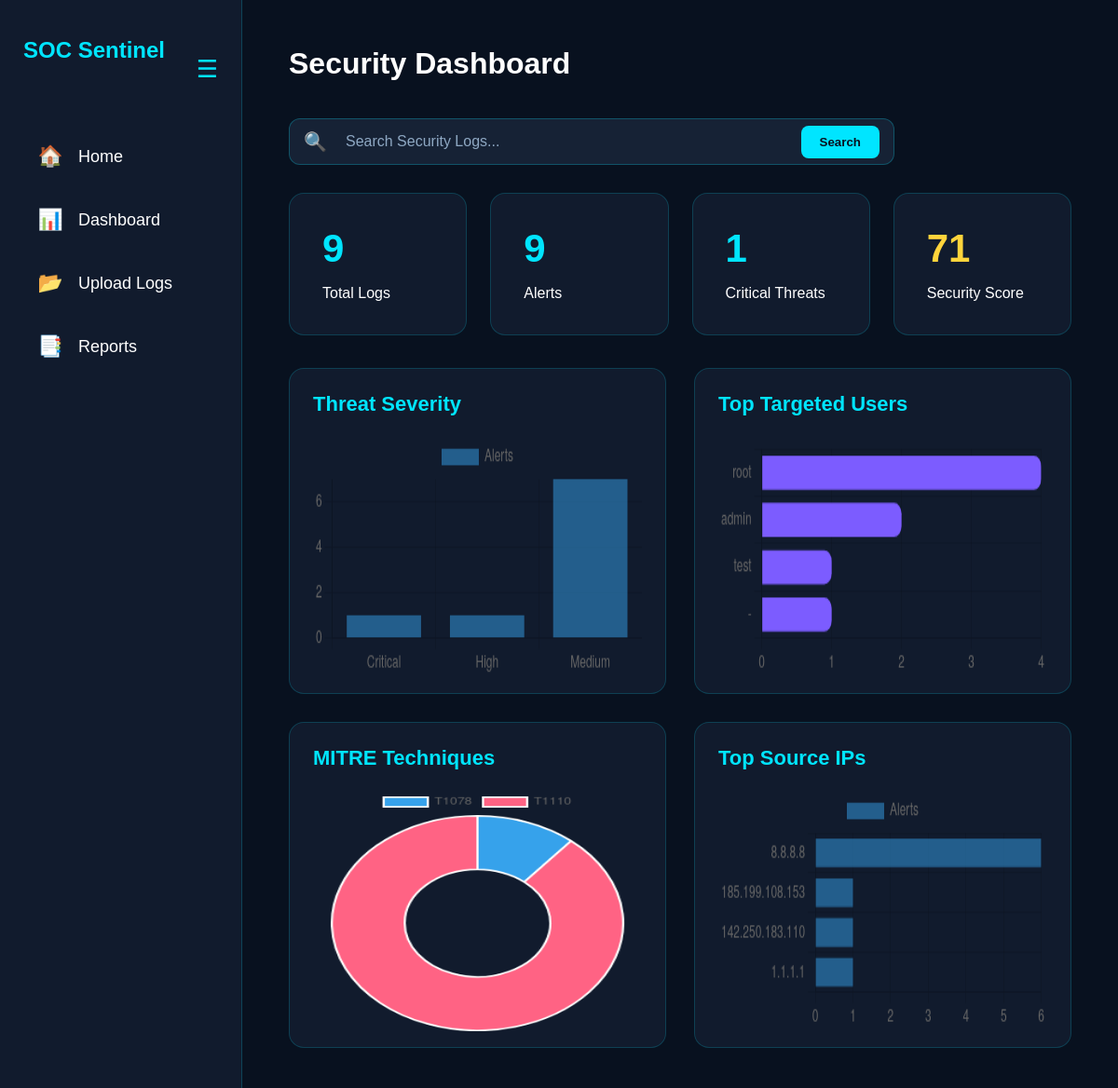
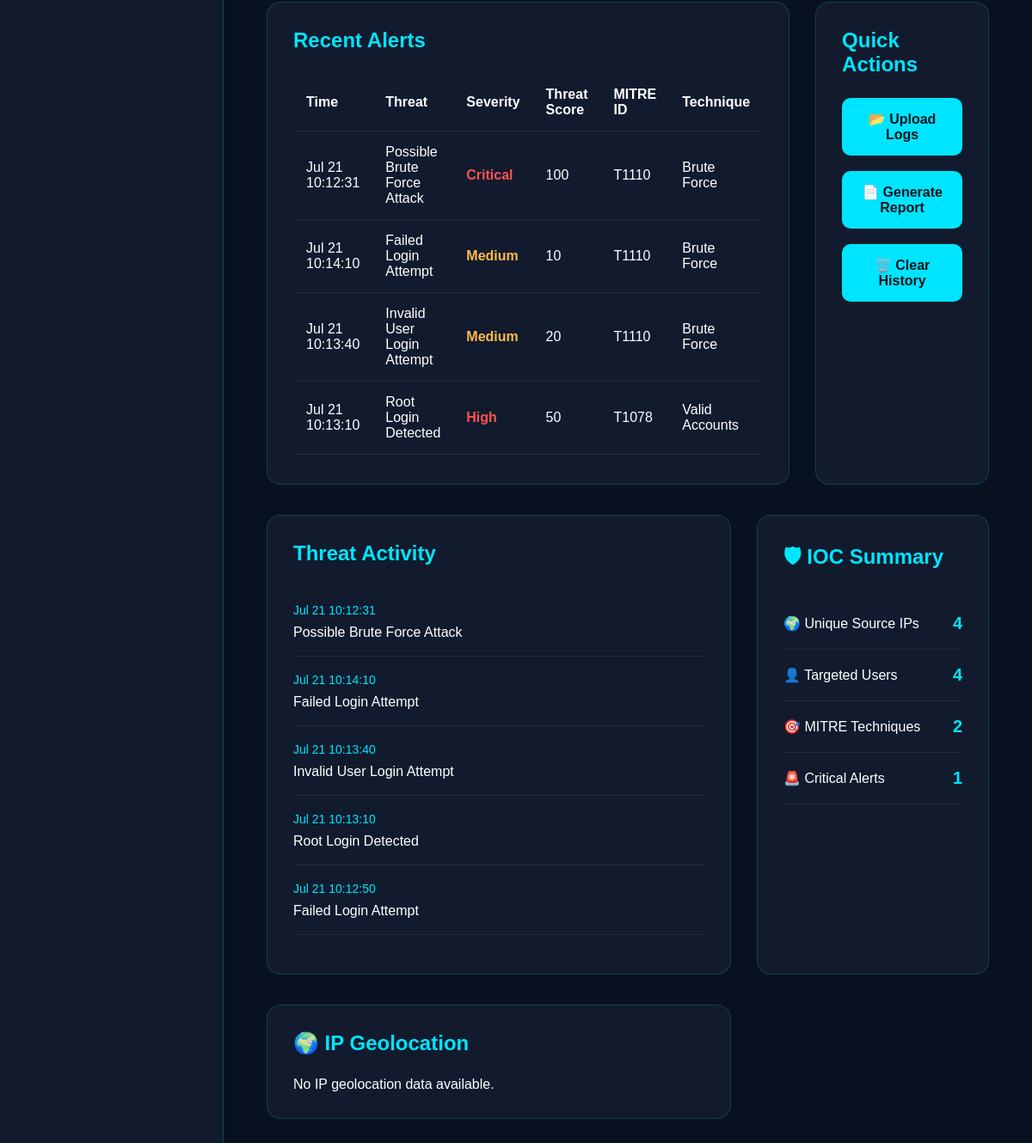
/dashboard, run on the app's committed database (2 pictures, top to bottom).
### tables this page shows
CREATE TABLE alerts (

            id INTEGER PRIMARY KEY AUTOINCREMENT,

            timestamp TEXT,

            severity TEXT,

            score INTEGER,

            mitre_id TEXT,

            mitre_name TEXT,

            alert TEXT,

             ip TEXT,

            username TEXT

        );

### app.py (the view)
@app.route("/dashboard")
def dashboard():
    global geo_results
    data = get_dashboard_data()
    query = request.args.get("search", "").strip()
    alerts = []
    for alert in data["recent_alerts"]:
        alerts.append({
            "timestamp": alert[0],
            "alert": alert[1],
            "severity": alert[2],
            "score": alert[3],
            "mitre_id": alert[4],
            "mitre_name": alert[5],
            "ip": alert[6] if len(alert) > 6 else "",
            "username": alert[7] if len(alert) > 7 else ""
        })
    filtered_alerts = search_logs(alerts, query)
    severity_labels = [item[0] for item in data["severity_data"]]
    severity_counts = [item[1] for item in data["severity_data"]]
    mitre_labels = [item[0] for item in data["mitre_data"]]
    mitre_counts = [item[1] for item in data["mitre_data"]]
    ip_labels = [item[0] for item in data["top_ips"]]
    ip_counts = [item[1] for item in data["top_ips"]]
    user_labels = [item[0] for item in data["top_users"]]
    user_counts = [item[1] for item in data["top_users"]]
    return render_template(
        "dashboard.html",
        total_logs=data["total_logs"],
        total_alerts=data["total_alerts"],
        critical_alerts=data["critical_alerts"],
        security_score=data["security_score"],
        unique_ips=data["unique_ips"],
        targeted_users=data["targeted_users"],
        mitre_count=data["mitre_count"],
        recent_alerts=filtered_alerts,
        geo_results=geo_results,
        search_query=query,
        result_count=len(filtered_alerts),
        severity_labels=severity_labels,
        severity_counts=severity_counts,
        mitre_labels=mitre_labels,
        mitre_counts=mitre_counts,
        ip_labels=ip_labels,
        ip_counts=ip_counts,
        user_labels=user_labels,
        user_counts=user_counts
    )

### search/search_logs.py (called while the page is built, shortened)
def search_logs(alerts, query=""):
    if not query:
        return alerts

### templates/dashboard.html (shortened to what this page needs)
<!DOCTYPE html>
<html lang="en">
<head>
    <link rel="stylesheet" href="{{ url_for('static', filename='css/style.css') }}">
</head>
<body>
<div class="dashboard">
    <aside class="sidebar" id="sidebar">
    <div class="sidebar-header">
        <h2 class="logo-text">SOC Sentinel</h2>
        <button id="toggle-btn" class="toggle-btn">
            ☰
        </button>
    </div>
    <ul>
        <li>
            <a href="/">
                <span class="icon">🏠</span>
                <span class="text">Home</span>
            </a>
        </li>
        <li>
            <a href="/dashboard">
                <span class="icon">📊</span>
                <span class="text">Dashboard</span>
            </a>
        </li>
        <li>
            <a href="/upload">
                <span class="icon">📂</span>
                <span class="text">Upload Logs</span>
            </a>
        </li>
        <li>
            <a href="/reports">
                <span class="icon">📑</span>
                <span class="text">Reports</span>
            </a>
        </li>
    </ul>
</aside>
    <main class="main-content">
        <h1>Security Dashboard</h1>
<div class="search-section">
    <form action="/dashboard" method="GET" class="search-form">
        <div class="search-box">
            <span class="search-icon">🔍</span>
            <input
                id="smartSearch"
                type="text"
                name="search"
                value="{{ search_query }}"
                placeholder="Search Security Logs..."
                autocomplete="off">
            <button type="submit">
                Search
            </button>
        </div>
    </form>
</div>
        <div class="cards">
            <div class="card">
                <h2>{{ total_logs }}</h2>
                <p>Total Logs</p>
            </div>
            <div class="card">
                <h2>{{ total_alerts }}</h2>
                <p>Alerts</p>
            </div>
            <div class="card">
                <h2>{{ critical_alerts }}</h2>
                <p>Critical Threats</p>
            </div>
                <div class="card">
        {% if security_score >= 90 %}
            <h2 style="color:#39ff88;">{{ security_score }}</h2>
            <p>Security Score</p>
        {% elif security_score >= 70 %}
            <h2 style="color:#ffd43b;">{{ security_score }}</h2>
            <p>Security Score</p>
        {% else %}
            <h2 style="color:#ff4d4d;">{{ security_score }}</h2>
            <p>Security Score</p>
        {% endif %}
    </div>
        </div>
                <div class="charts-grid">
        <div class="chart-card">
            <h2>Threat Severity</h2>
            <canvas id="severityChart"></canvas>
        </div>
        <div class="chart-card">
            <h2>Top Targeted Users</h2>
            <canvas id="usersChart"></canvas>
        </div>
        <div class="chart-card">
            <h2>MITRE Techniques</h2>
            <canvas id="mitreChart"></canvas>
        </div>
        <div class="chart-card">
            <h2>Top Source IPs</h2>
            <canvas id="ipChart"></canvas>
        </div>
    </div>
        <div class="dashboard-grid">
            <div class="recent-alerts">
                <div class="recent-alerts-scroll">
                <h2>Recent Alerts</h2>
                <table>
                    <thead>
                        <tr>
                            <th>Time</th>
                            <th>Threat</th>
                            <th>Severity</th>
                            <th>Threat Score</th>
                            <th>MITRE ID</th>
                            <th>Technique</th>
                        </tr>
                    </thead>
                    <tbody>
                       {% for alert in recent_alerts %}
<tr>
    <td>{{ alert.timestamp }}</td>
    <td>{{ alert.alert }}</td>
    {% if alert.severity == "Critical" or alert.severity == "High" %}
        <td class="high">{{ alert.severity }}</td>
    {% elif alert.severity == "Medium" %}
        <td class="medium">{{ alert.severity }}</td>
    {% else %}
        <td class="low">{{ alert.severity }}</td>
    {% endif %}
    <td>{{ alert.score }}</td>
    <td>{{ alert.mitre_id }}</td>
    <td>{{ alert.mitre_name }}</td>
</tr>
{% endfor %}
                    </tbody>
                </table>
                </div>
            </div>
            <div class="quick-actions">
                <h2>Quick Actions</h2>
                <a href="/upload" class="action-btn">📂 Upload Logs</a>
                <a href="/reports" class="action-btn">📄 Generate Report</a>
                <a href="/clear-history"
                   class="action-btn"
                   onclick="return confirm('Are you sure you want to clear all logs and alerts?')">
                    🗑️ Clear History
                </a>
            </div>
        </div>
        <section class="bottom-section">
            <div class="activity-panel">
                <h2>Threat Activity</h2>
                <div class="activity">
                    {% if recent_alerts %}
                        {% for alert in recent_alerts %}
                        <div class="activity-item">
                            <span>{{ alert.timestamp }}</span>
                            <p>{{ alert.alert }}</p>
                        </div>
                        {% endfor %}
                    {% else %}
                        <div class="activity-item">
                            <p>No threat activity found.</p>
                        </div>
                    {% endif %}
                </div>
            </div>
            <div class="system-panel">
        <h2>🛡 IOC Summary</h2>
        <div class="status-box">
            <p>🌍 Unique Source IPs</p>
            <strong>{{ unique_ips }}</strong>
        </div>
        <div class="status-box">
            <p>👤 Targeted Users</p>
            <strong>{{ targeted_users }}</strong>
        </div>
        <div class="status-box">
            <p>🎯 MITRE Techniques</p>
            <strong>{{ mitre_count }}</strong>
        </div>
        <div class="status-box">
            <p>🚨 Critical Alerts</p>
            <strong class="high">{{ critical_alerts }}</strong>
        </div>
    </div>
        </section>
<section class="bottom-section">
    <div class="recent-alerts" style="width:100%;">
        <h2>🌍 IP Geolocation</h2>
        {% if geo_results %}
        <table>
            <thead>
                <tr>
                    <th>IP Address</th>
                    <th>Country</th>
                    <th>City</th>
                    <th>ISP</th>
                    <th>Latitude</th>
                    <th>Longitude</th>
                </tr>
            </thead>
            <tbody>
                {% for geo in geo_results %}
                <tr>
                    <td>{{ geo.ip }}</td>
                    <td>
                        {% if geo.country_code %}
                        <img
                            src="https://flagsapi.com/{{ geo.country_code }}/flat/24.png"
                            width="24"
                            style="vertical-align:middle; margin-right:8px;">
                        {% endif %}
                        {{ geo.country }}
                    </td>
                    <td>{{ geo.city }}</td>
                    <td>{{ geo.isp }}</td>
                    <td>{{ geo.latitude }}</td>
                    <td>{{ geo.longitude }}</td>
                </tr>
                {% endfor %}
            </tbody>
        </table>
        {% else %}
            <p>No IP geolocation data available.</p>
        {% endif %}
    </div>
</section>
    </main>
</div>
<script>
new Chart(document.getElementById('severityChart'), {
    type: 'bar',
    data: {
        labels: {{ severity_labels|tojson }},
        datasets: [{
            label: 'Alerts',
            data: {{ severity_counts|tojson }}
        }]
    }
});
new Chart(document.getElementById('usersChart'), {
    type: 'bar',
    data: {
        labels: {{ user_labels|tojson }},
        datasets: [{
            label: 'Attack Attempts',
            data: {{ user_counts|tojson }},
            backgroundColor: "#7c5cff",
            borderRadius: 8
        }]
    },
    options: {
        indexAxis: 'y',
        plugins: {
            legend: {
                display: false
            }
        }
    }
});
new Chart(document.getElementById('mitreChart'), {
    type: 'doughnut',
    data: {
        labels: {{ mitre_labels|tojson }},
        datasets: [{
            data: {{ mitre_counts|tojson }}
        }]
    }
});
new Chart(document.getElementById('ipChart'), {
    type: 'bar',
    data: {
        labels: {{ ip_labels|tojson }},
        datasets: [{
            label: 'Alerts',
            data: {{ ip_counts|tojson }}
        }]
    },
    options: {
        indexAxis: 'y'
    }
});
</script>
</body>
</html>

### static/css/style.css (style rules this page uses)
* { margin:0; padding:0; box-sizing:border-box; }
body { background:#08111f; color:white; font-family:Arial, Helvetica, sans-serif; }
.dashboard { display:flex; min-height:100vh; }
.sidebar { width:260px; background:#111b2d; padding:40px 25px; border-right:1px solid rgba(0,229,255,.2); }
.sidebar h2 { color:#00E5FF; margin-bottom:40px; }
.sidebar ul { list-style:none; }
.sidebar li { margin:22px 0; }
.sidebar a { color:white; text-decoration:none; font-size:18px; }
.main-content { flex:1; padding:50px; }
.main-content h1 { margin-bottom:40px; }
.cards { display:grid; grid-template-columns:repeat(4,1fr); gap:25px; }
.card { background:#111b2d; padding:35px; border-radius:16px; border:1px solid rgba(0,229,255,.18); }
.card h2 { color:#00E5FF; font-size:42px; margin-bottom:15px; }
.dashboard-grid { margin-top:45px; display:grid; grid-template-columns:2fr 1fr; gap:30px; }
.recent-alerts, .quick-actions { background:#111b2d; border:1px solid rgba(0,229,255,.18); border-radius:16px; padding:30px; }
.recent-alerts h2, .quick-actions h2 { color:#00E5FF; margin-bottom:25px; }
table { width:100%; border-collapse:collapse; }
th,td { padding:15px; text-align:left; border-bottom:1px solid rgba(255,255,255,.08); }
.high { color:#ff5252; font-weight:bold; }
.medium { color:#ffb84d; font-weight:bold; }
.action-btn { display:block; margin-bottom:18px; text-decoration:none; background:#00E5FF; color:#08111f; padding:15px; text-align:center; border-radius:10px; font-weight:bold; }
.bottom-section { display:grid; grid-template-columns:2fr 1fr; gap:30px; margin-top:35px; }
.activity-panel, .system-panel { background:#111b2d; border:1px solid rgba(0,229,255,.18); border-radius:16px; padding:30px; }
.activity-panel h2, .system-panel h2 { color:#00E5FF; margin-bottom:25px; }
.activity-item { padding:18px 0; border-bottom:1px solid rgba(255,255,255,.08); }
.activity-item span { color:#00E5FF; font-size:14px; }
.activity-item p { margin-top:8px; }
.status-box { display:flex; justify-content:space-between; align-items:center; padding:18px 0; border-bottom:1px solid rgba(255,255,255,.08); transition:.3s; }
.status-box strong { color:#00E5FF; font-size:20px; }
.search-section { margin:30px 0; }
.search-form { width:100%; }
.search-box { display:flex; align-items:center; width:650px; max-width:100%; background:#162235; border:1px solid rgba(0,229,255,.25); border-radius:12px; padding:0 15px; }
.search-icon { font-size:20px; color:#00E5FF; margin-right:10px; }
.search-box input { flex:1; background:transparent; border:none; outline:none; color:white; font-size:16px; padding:15px 10px; }
.search-box input::placeholder { color:#8ea8c3; }
.search-box button { background:#00E5FF; color:#08111f; border:none; border-radius:8px; padding:10px 20px; font-weight:bold; cursor:pointer; transition:.3s; }
.charts-grid { display:grid; grid-template-columns:repeat(2,1fr); gap:30px; margin-top:35px; margin-bottom:35px; }
.chart-card { background:#111b2d; border:1px solid rgba(0,229,255,.18); border-radius:16px; padding:25px; height:350px; }
.chart-card h2 { color:#00E5FF; margin-bottom:20px; font-size:22px; }
.chart-card canvas { width:100% !important; height:260px !important; }
.sidebar { width:260px; transition:all .35s ease; overflow:hidden; }
.sidebar-header { display:flex; justify-content:space-between; align-items:center; margin-bottom:35px; }
.toggle-btn { background:none; border:none; color:#00E5FF; font-size:26px; cursor:pointer; transition:.3s; }
.sidebar ul { padding:0; }
.sidebar ul li { list-style:none; margin:18px 0; }
.sidebar ul li a { display:flex; align-items:center; gap:15px; text-decoration:none; color:white; padding:12px 14px; border-radius:10px; transition:.3s; }
.sidebar .icon { font-size:22px; min-width:30px; text-align:center; }
.activity { max-height:420px; overflow-y:auto; overflow-x:hidden; }
.recent-alerts-scroll { max-height:500px; overflow-y:auto; overflow-x:hidden; }

### data on the page
alerts: timestamp "Jul 21 10:12:31", alert "Possible Brute Force Attack", severity "Critical", score "100", mitre_id "T1110", mitre_name "Brute Force"
alerts: timestamp "Jul 21 10:14:10", alert "Failed Login Attempt", severity "Medium", score "10", mitre_id "T1110", mitre_name "Brute Force"
alerts: timestamp "Jul 21 10:13:40", alert "Invalid User Login Attempt", severity "Medium", score "20", mitre_id "T1110", mitre_name "Brute Force"
alerts: timestamp "Jul 21 10:13:10", alert "Root Login Detected", severity "High", score "50", mitre_id "T1078", mitre_name "Valid Accounts"
alerts: timestamp "Jul 21 10:12:50", alert "Failed Login Attempt"

### other printed values
{{ total_logs }} "9"
{{ total_alerts }} "9"
{{ critical_alerts }} "1"
{{ security_score }} "71"
{{ unique_ips }} "4"
{{ targeted_users }} "4"
{{ mitre_count }} "2"
chart data {{ severity_labels|tojson }} ["Critical", "High", "Medium"]
chart data {{ severity_counts|tojson }} [1, 1, 7]
chart data {{ user_labels|tojson }} ["root", "admin", "test", "-"]
chart data {{ user_counts|tojson }} [4, 2, 1, 1]
